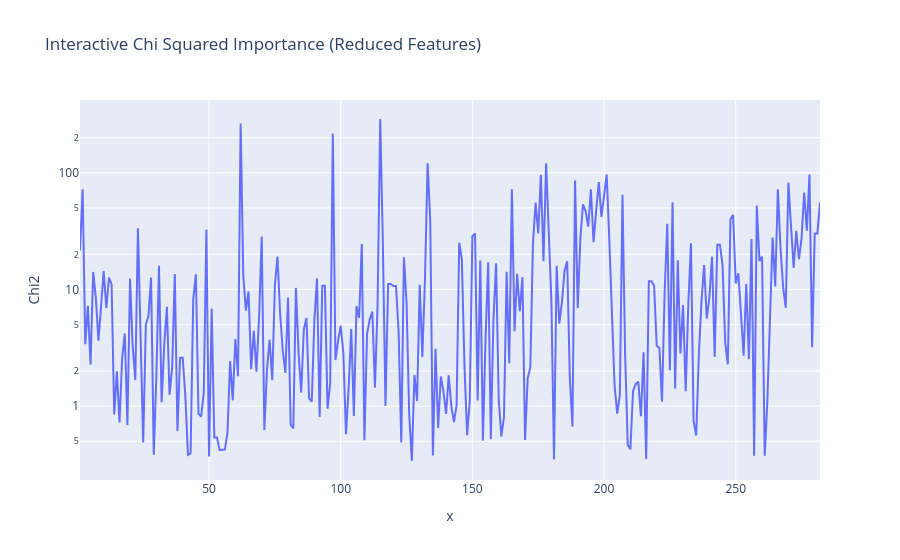

The code cell stored with this chart in its notebook:
### Code cell
# Create interactive log plot
fig = px.line(relevant_features_df, 
              x=range(1, len(relevant_features_df) + 1), 
              y='Chi2', 
              log_y=True,
              hover_name=relevant_features_df.index,
              title="Interactive Chi Squared Importance (Reduced Features)")

# Add a threshold line
fig.show()

### Figure 1 — Plotly figure (JSON) as saved in the notebook; plotly's stock layout.template omitted (floating-point values rounded to 4 significant figures; data arrays with more than 128 entries replaced by an {"elided": "..."} marker saying what was removed)
{"data": [{"hovertemplate": "<b>%{hovertext}</b><br><br>x=%{x}<br>Chi2=%{y}<extra></extra>", "hovertext": {"elided": "282 float values"}, "legendgroup": "", "line": {"color": "#636efa", "dash": "solid"}, "marker": {"symbol": "circle"}, "mode": "lines", "name": "", "orientation": "v", "showlegend": false, "type": "scatter", "x": {"elided": "282 int values"}, "xaxis": "x", "y": {"elided": "282 float values"}, "yaxis": "y"}], "layout": {"legend": {"tracegroupgap": 0}, "title": {"text": "Interactive Chi Squared Importance (Reduced Features)"}, "xaxis": {"anchor": "y", "domain": [0, 1], "title": {"text": "x"}}, "yaxis": {"anchor": "x", "domain": [0, 1], "title": {"text": "Chi2"}, "type": "log"}}}
